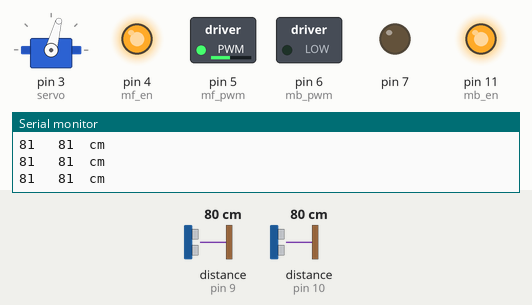
Recording of a sketch running on a simulated Arduino Uno, built with avr-gcc and run on an emulated ATmega328P. On the bench: servo, switched loads named in the sketch (green lamp = pin HIGH), output pins drawn as LEDs (lit = HIGH), the last lines printed to the serial monitor. The test bench sets the inputs (shaded band); at power-on: distance to the obstacle (sensors on pin 9, pin 10) 80 cm. The echo pulse lasts 58.3 µs per cm.

Above: at 1.8 s.
1.9 s: distance to the obstacle (sensor on pin 9) set to 191 cm
3.4 s: distance to the obstacle (sensor on pin 9) set to 202 cm
At 4.2 s:
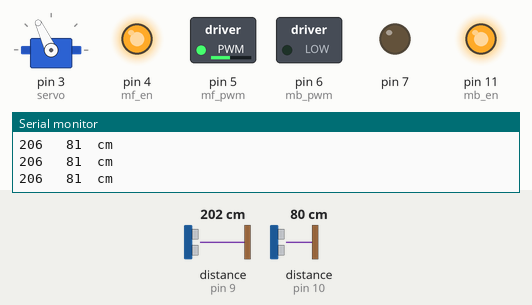
5.3 s: distance to the obstacle (sensor on pin 9) set to 35 cm
At 6.3 s:
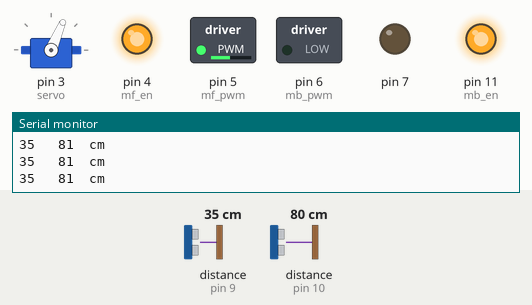
9.9 s: distance to the obstacle (sensor on pin 9) set to 2 cm
At 11.0 s:
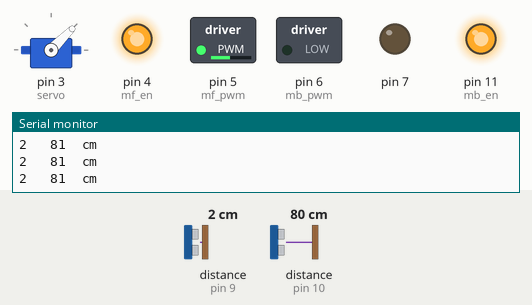
11.5 s: distance to the obstacle (sensor on pin 9) set to 60 cm
At 12.6 s:
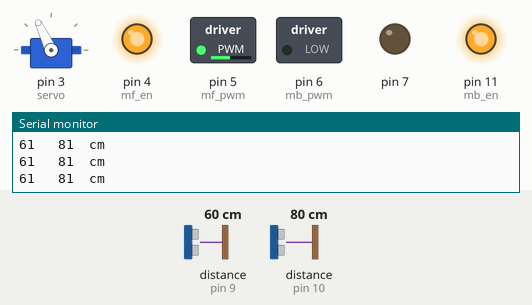
Timing chart, 0 to 14.1 s (numbered marks = the images above; inputs shaded):
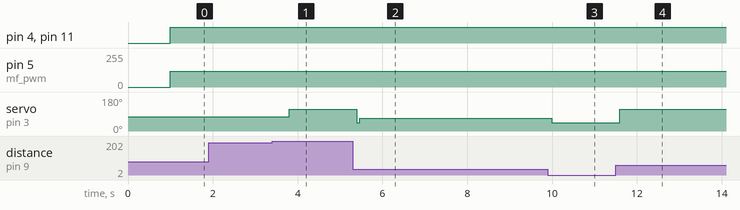

The sketch:

qualifier.ino
```cpp
/*
 * Coded by Abdullah Al Mahmud (Team Paragon)
 * Libraries:
 * HC-SR04-NewPing.ino
 *
*/

#include <Servo.h>
#include <NewPing.h>
#include <math.h>
#include <PID_v1.h>

#define ll long long
#define servo 3
#define sonar_right_trig 9
#define sonar_right_echo 9
#define sonar_left_trig 10
#define sonar_left_echo 10
#define mf_en 4
#define mb_en 11
#define mf_pwm 5
#define mb_pwm 6

#define S Serial
#define maxd 250


double min_angle = 45, max_angle = 115, initial_angle=75, pid_target = 30, pid_in, pid_out;
double Kp=4, Ki=0.05, Kd=0.9;
PID sonar_pid(&pid_in, &pid_out, &pid_target, Kp, Ki, Kd, DIRECT);

NewPing right_sonar(sonar_right_trig, sonar_right_echo, maxd);
NewPing left_sonar(sonar_left_trig, sonar_left_echo, maxd);
Servo turn;

ll last_time = -3000, present_time = 0, rotation = 0, final_delay = 1500, gap_time = 2300;
int l_dis, r_dis;

void setup(){
  S.begin(9600);

  for(int i = 4; i <= 7; ++i) pinMode(i, OUTPUT);
  pinMode(11, OUTPUT);

  turn.attach(servo);
  turn.write(initial_angle);
  sonar_pid.SetMode(AUTOMATIC);
  sonar_pid.SetSampleTime(25);
  stop();

  delay(1000);
  turn.write(initial_angle);
  reset_motor();
  forward(120);
  start_the_game();
}

void loop(){

}

void start_the_game(){
  int r_dis_cnt = 0, l_dis_cnt = 0;
  while(1){
    r_dis = right_sonar.ping_cm();
    l_dis = left_sonar.ping_cm();
    if(r_dis == 0) r_dis = maxd;
    if(l_dis == 0) l_dis = maxd;

    if(r_dis > 200) r_dis_cnt++;
    if(l_dis > 200) l_dis_cnt++;
    if(r_dis_cnt >= 5 || l_dis_cnt >= 5) break;

    S.print(r_dis);
    S.print("   ");
    delay(10);
    S.print(l_dis);
    S.println("  cm");
    delay(50);
  }
  if(r_dis_cnt >= 5){
    deviate(max_angle);
    delay(500);
    main_pid(1);
  }
  if(l_dis_cnt >= 5){
    deviate(min_angle);
    delay(500);
    main_pid(0);
  }
}

void main_pid(int dir){
  // for clockwise direction:
  if(dir == 1){
    gap_time = 2600;
    final_delay = 1200;
  }else{
    gap_time = 2300;
    final_delay = 1500;
  }
  while(1){
    r_dis = right_sonar.ping_cm();
    l_dis = left_sonar.ping_cm();
    if(r_dis == 0) r_dis = maxd;
    if(l_dis == 0) l_dis = maxd;

    S.print(r_dis);
    S.print("   ");
    delay(10);
    S.print(l_dis);
    S.println("  cm");
    delay(50);


    sonar_pid.SetOutputLimits(min_angle, max_angle);
    // for clockwise direction:
    if(dir == 1){
      sonar_pid.SetControllerDirection(REVERSE);
      pid_in = r_dis;
    }else{
      pid_in = l_dis;
    }
    sonar_pid.Compute();
    pid_out = constrain(pid_out, min_angle, max_angle);
    turn.write(pid_out);
    // S.println(pid_out);
    // S.println("  ");


    present_time = millis();
    if(rotation <= 11 && pid_in > 200 && present_time - last_time > gap_time){
      rotation++;
      last_time = millis();
    }
    if(rotation > 11){
      if(present_time - last_time > final_delay){
        stop();
        delay(600000);
      }
    }
  }
}


void reset_motor(){
  digitalWrite(mb_en, HIGH);
  digitalWrite(mf_en, HIGH);
  analogWrite(mb_pwm, 0);
  analogWrite(mf_pwm, 0);
}

void stop(){
  digitalWrite(mb_en, LOW);
  digitalWrite(mf_en, LOW);
  analogWrite(mb_pwm, 0);
  analogWrite(mf_pwm, 0);
}

void backward(int speed){
  // digitalWrite(mb_en, HIGH);
  // digitalWrite(mf_en, LOW);
  analogWrite(mb_pwm, speed);
  analogWrite(mf_pwm, 0);
}

void forward(int speed){
  // digitalWrite(mb_en, LOW);
  // digitalWrite(mf_en, HIGH);
  analogWrite(mb_pwm, 0);
  analogWrite(mf_pwm, speed);
}

void deviate(int angle){
  turn.write(angle);
}
```

Measured:
- the behaviour switches between 196 and 197 cm on distance to the obstacle (sensor on pin 9) (found by bisection; images 0 and 1)
- after the input at 3.4 s, servo on pin 3 (servo): 75° → 115° after 0.40 s
- after the input at 5.3 s, servo on pin 3 (servo): 115° → 45° after 0.09 s, → 67° 0.07 s later, → 68° 1.4 s later
- after the input at 9.9 s, servo on pin 3 (servo): 68° → 45° after 0.09 s
- after the input at 11.5 s, servo on pin 3 (servo): 45° → 115° after 0.09 s
